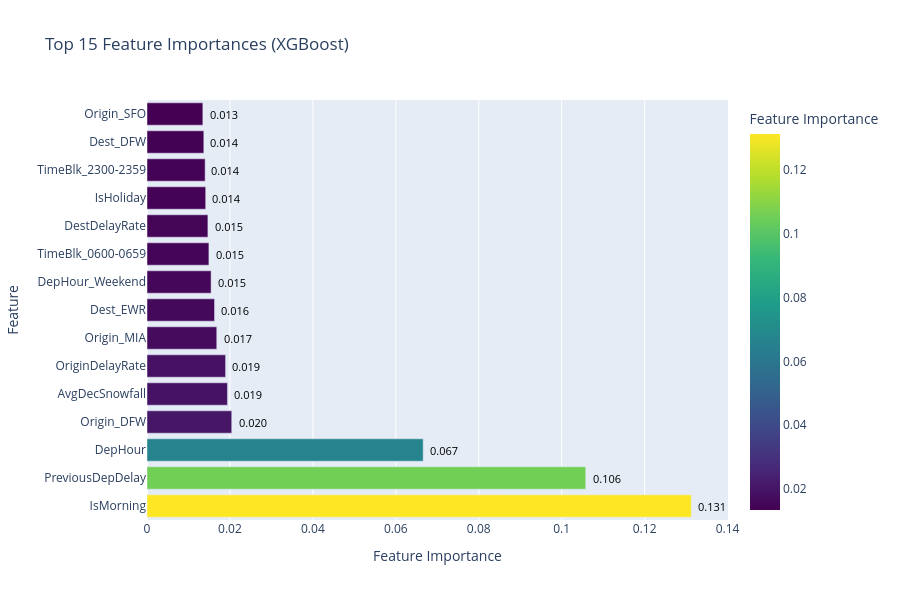

This figure's notebook cell:
### Markdown cell above
**Aircraft Rotation Feature: PreviousDepDelay**
- Added delay from the same aircraft's previous flight (shifted by Tail_Number + time).  
- 94.48% of flights have a previous record — excellent coverage.  
- This feature captures cascading delays (LateAircraftDelay), one of the top causes in December 2024.  
- Expected: significant boost in model performance, especially recall for delayed flights.

### Code cell
import numpy as np
from sklearn.model_selection import TimeSeriesSplit
from sklearn.metrics import roc_auc_score
from xgboost import XGBClassifier
import joblib

print("=== ML v3: Final Fixed Version ===")

# 1. One-hot for top-20 airports (the safest way is to use get_dummies on the entire column)
origin_dummies = pd.get_dummies(flight_data['Origin'], prefix='Origin', drop_first=True)
dest_dummies = pd.get_dummies(flight_data['Dest'], prefix='Dest', drop_first=True)

# Limit to top-20 most frequent airports to avoid too many sparse features 
top_origins = flight_data['Origin'].value_counts().head(20).index
top_dests = flight_data['Dest'].value_counts().head(20).index

origin_dummies = origin_dummies[[col for col in origin_dummies.columns if col.split('_')[1] in top_origins]]
dest_dummies = dest_dummies[[col for col in dest_dummies.columns if col.split('_')[1] in top_dests]]

flight_data = pd.concat([flight_data, origin_dummies, dest_dummies], axis=1)

# 2. DepTimeBlk dummies
flight_data['DepTimeBlk'] = flight_data['DepTimeBlk'].fillna('Unknown').astype(str)
time_blk_dummies = pd.get_dummies(flight_data['DepTimeBlk'], prefix='TimeBlk', drop_first=True)
flight_data = pd.concat([flight_data, time_blk_dummies], axis=1)

# 3. Interaction
flight_data['DepHour_Weekend'] = flight_data['DepHour'] * flight_data['IsWeekend']

# 4. Final features — only existing numeric ones
features = [
    'DepHour', 'IsMorning', 'IsWeekend', 'IsHoliday', 'Distance', 'AvgDecSnowfall',
    'OriginDelayRate', 'DestDelayRate', 'DepHour_Weekend', 'PreviousDepDelay'
] + [col for col in flight_data.columns if col.startswith('Origin_') or col.startswith('Dest_') or col.startswith('TimeBlk_')]

# Take only those features that exist in the DataFrame
features = [f for f in features if f in flight_data.columns]

X = flight_data[features].copy()
X = X.astype(float).fillna(0)  # Force float and fill NaN with 0

y = flight_data['DepDel15']

print("Features prepared:", X.shape)
print("Any NaN left:", X.isnull().sum().sum())
print("Any non-numeric columns:", X.select_dtypes(exclude=['float64', 'int64']).columns.tolist())

# 5. XGBoost
pos_weight = (y == 0).sum() / (y == 1).sum()

xgb = XGBClassifier(
    n_estimators=500,
    learning_rate=0.03,
    max_depth=8,
    scale_pos_weight=pos_weight,
    subsample=0.8,
    colsample_bytree=0.8,
    random_state=42,
    n_jobs=-1,
    eval_metric='auc',
    enable_categorical=False
)

# TimeSeries CV
tscv = TimeSeriesSplit(n_splits=5)
roc_aucs = []

print("Cross-validation (5 folds):")
for fold, (train_idx, test_idx) in enumerate(tscv.split(X)):
    X_tr, X_te = X.iloc[train_idx], X.iloc[test_idx]
    y_tr, y_te = y.iloc[train_idx], y.iloc[test_idx]
    
    xgb.fit(X_tr, y_tr)
    y_proba = xgb.predict_proba(X_te)[:, 1]
    auc = roc_auc_score(y_te, y_proba)
    roc_aucs.append(auc)
    print(f"Fold {fold+1}: ROC-AUC = {auc:.4f}")

print(f"\nAverage ROC-AUC: {np.mean(roc_aucs):.4f}")

# Final training
xgb.fit(X, y)

# Feature importance
importance = pd.Series(xgb.feature_importances_, index=features).sort_values(ascending=False)
print("\nTop 15 Feature Importance:")
print(importance.head(15))

# Take top 15
top_features = importance.head(15)

import plotly.express as px

importance = pd.Series(xgb.feature_importances_, index=features).sort_values(ascending=False)

top15 = importance.head(15).reset_index()
top15.columns = ['Feature', 'Importance']

fig = px.bar(
    top15,
    x='Importance',
    y='Feature',
    orientation='h',
    title='Top 15 Feature Importances (XGBoost)',
    labels={'Importance': 'Feature Importance', 'Feature': 'Feature'},
    color='Importance',
    color_continuous_scale='Viridis'
)

fig.update_layout(
    xaxis_title='Feature Importance',
    yaxis_title='Feature',
    showlegend=False,
    height=600
)

# Add importance values on bars
for i, row in top15.iterrows():
    fig.add_annotation(
        x=row['Importance'] + 0.005,
        y=row['Feature'],
        text=f'{row["Importance"]:.3f}',
        showarrow=False,
        font=dict(size=11, color='black')
    )

fig.show()

# Save the model
joblib.dump(xgb, 'flight_delay_model_v3_final.pkl')
print("\nModel saved as 'flight_delay_model_v3_final.pkl'")

### Figure 1 — Plotly figure (JSON) as saved in the notebook; plotly's stock layout.template omitted (floating-point values rounded to 4 significant figures)
{"data": [{"hovertemplate": "Feature Importance=%{marker.color}<br>Feature=%{y}<extra></extra>", "legendgroup": "", "marker": {"color": [0.1312, 0.1058, 0.0666, 0.02044, 0.0194, 0.01895, 0.01682, 0.01629, 0.01546, 0.01493, 0.01469, 0.01415, 0.01402, 0.0137, 0.01347], "coloraxis": "coloraxis", "pattern": {"shape": ""}}, "name": "", "orientation": "h", "showlegend": false, "textposition": "auto", "type": "bar", "x": [0.1312, 0.1058, 0.0666, 0.02044, 0.0194, 0.01895, 0.01682, 0.01629, 0.01546, 0.01493, 0.01469, 0.01415, 0.01402, 0.0137, 0.01347], "xaxis": "x", "y": ["IsMorning", "PreviousDepDelay", "DepHour", "Origin_DFW", "AvgDecSnowfall", "OriginDelayRate", "Origin_MIA", "Dest_EWR", "DepHour_Weekend", "TimeBlk_0600-0659", "DestDelayRate", "IsHoliday", "TimeBlk_2300-2359", "Dest_DFW", "Origin_SFO"], "yaxis": "y"}], "layout": {"annotations": [{"font": {"color": "black", "size": 11}, "showarrow": false, "text": "0.131", "x": 0.1362, "y": "IsMorning"}, {"font": {"color": "black", "size": 11}, "showarrow": false, "text": "0.106", "x": 0.1108, "y": "PreviousDepDelay"}, {"font": {"color": "black", "size": 11}, "showarrow": false, "text": "0.067", "x": 0.0716, "y": "DepHour"}, {"font": {"color": "black", "size": 11}, "showarrow": false, "text": "0.020", "x": 0.02544, "y": "Origin_DFW"}, {"font": {"color": "black", "size": 11}, "showarrow": false, "text": "0.019", "x": 0.0244, "y": "AvgDecSnowfall"}, {"font": {"color": "black", "size": 11}, "showarrow": false, "text": "0.019", "x": 0.02395, "y": "OriginDelayRate"}, {"font": {"color": "black", "size": 11}, "showarrow": false, "text": "0.017", "x": 0.02182, "y": "Origin_MIA"}, {"font": {"color": "black", "size": 11}, "showarrow": false, "text": "0.016", "x": 0.02129, "y": "Dest_EWR"}, {"font": {"color": "black", "size": 11}, "showarrow": false, "text": "0.015", "x": 0.02046, "y": "DepHour_Weekend"}, {"font": {"color": "black", "size": 11}, "showarrow": false, "text": "0.015", "x": 0.01993, "y": "TimeBlk_0600-0659"}, {"font": {"color": "black", "size": 11}, "showarrow": false, "text": "0.015", "x": 0.01969, "y": "DestDelayRate"}, {"font": {"color": "black", "size": 11}, "showarrow": false, "text": "0.014", "x": 0.01915, "y": "IsHoliday"}, {"font": {"color": "black", "size": 11}, "showarrow": false, "text": "0.014", "x": 0.01902, "y": "TimeBlk_2300-2359"}, {"font": {"color": "black", "size": 11}, "showarrow": false, "text": "0.014", "x": 0.0187, "y": "Dest_DFW"}, {"font": {"color": "black", "size": 11}, "showarrow": false, "text": "0.013", "x": 0.01847, "y": "Origin_SFO"}], "barmode": "relative", "coloraxis": {"colorbar": {"title": {"text": "Feature Importance"}}, "colorscale": [[0, "#440154"], [0.1111, "#482878"], [0.2222, "#3e4989"], [0.3333, "#31688e"], [0.4444, "#26828e"], [0.5556, "#1f9e89"], [0.6667, "#35b779"], [0.7778, "#6ece58"], [0.8889, "#b5de2b"], [1, "#fde725"]]}, "height": 600, "legend": {"tracegroupgap": 0}, "showlegend": false, "title": {"text": "Top 15 Feature Importances (XGBoost)"}, "xaxis": {"anchor": "y", "domain": [0, 1], "title": {"text": "Feature Importance"}}, "yaxis": {"anchor": "x", "domain": [0, 1], "title": {"text": "Feature"}}}}
